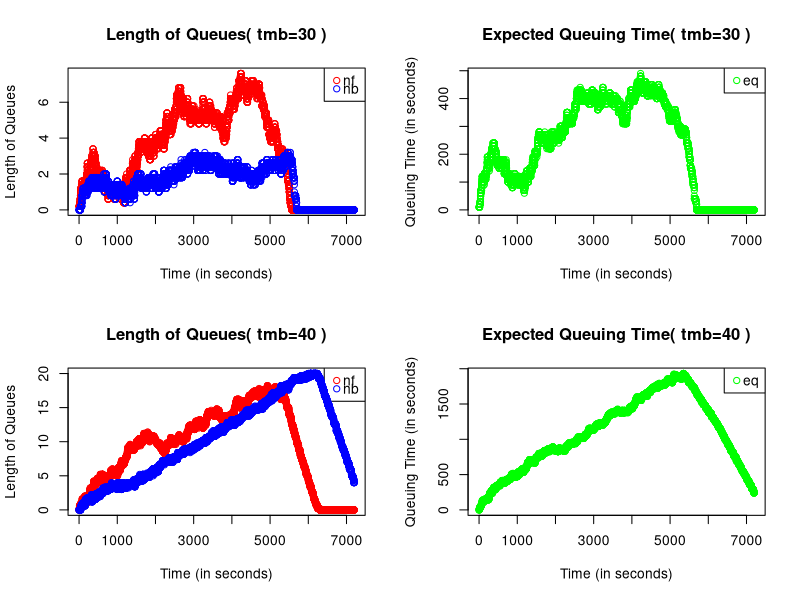

Here is the R script that generated this plot:
##########################################
#  Simulation of passport control queues #
##########################################


# Members and Contribution Breakdown

# Joint contribution: Set up initial plan of the code and agree to the outputs for each section

# Yinjia Chen (S2320995) | Main developer of qsim model; sub-validator 1 of comments
# Yiwen Xing (S2530703)  | Main developer of plot_qsim model; sub-developer 2 of qsim model; sub-validator 2 of comments
# Kai Wen Lian (S2593019)| Main validator of all codes and comments; sub-developer 1 of qsim model


# This R code consists of a model that will help simulating the passport
# control queues, particularly on simulating cars moving through French, followed
# by British passport control at a French ferry terminal. The main function used
# for such simulation is named as "qsim".

# Model Assumptions:
# 1. There are no queues at the start of the period, i.e., nf = nb = 0
# 2. Check-in closes 30 mins before departure, i.e., no new arriving cars in the last half an hour of simulation
# 3. There are no extreme events that will affect the output, e.g., system broke down during the process
# 4. The arrival car takes 0 seconds to join the queue
#    - "queue" refers to the French queue at the start and British queue during transmission

# Constants in the qsim model:
# 1. mf is the number of french passport control stations (default: mf=5)
# 2. mb is the number of british passport control stations (default: mb=5)
# 3. maxb is the maximum british queue length (per station) (default: maxb=20)
# 4. a.rate is the probability of a car arriving each second (default: a.rate=0.1)

# Parameters in the qsim model: 
# 1. tf, the processing time for a french station is uniformly distributed between tmf and tmf+trf 
#    (default: tmf=30, trf=40)
# 2. tb, the processing time for a british station is uniformly distributed between tmb and tmb+trb 
#    (default: tmb=30, trb=40)
# # Default simulation parameters: average rate of processing passports by French and British = arrival rate (a.rate)

# For each simulation second, the output should contain:
# 1. nf: the vector of average length of french queues (measured by # cars/mf, length(nf)=7200)
# 2. nb: the vector of average length of british queues (measured by # cars/mb, length(nb)=7200)
# 3. eq: the vector of average expected waiting time for a car at the start of the french queue

# Stages: nf, nb
# We update every second for:
# 1. nf, according to a.rate and whether all british queues have reached its maximum capacity
# 2. nb, according to processing time assigned to each car and the length of British queue

# n is the number of simulated seconds. 
# In this case, we are simulating queues for 2 hours, thus n=7200

# Define "qsim" function
# Parameters are defined as above.
qsim <- function(mf=5, mb=5, a.rate=.1, trb=40, trf=40, tmb=30, tmf=30, maxb=20) {

  # Define "countdown" function
  # Aim to decrease processing times for each car by one second in each loop
  #   if they are greater than zero
  # Parameter used is "remaining processing times".

  countdown <- function(times_left) {

    # extract index of remaining processing times that are greater than zero
    ii <- which(times_left > 0)

    # these times will decrease by one (second)
    times_left[ii] <- times_left[ii] - 1

    # return vector of remaining processing times
    times_left
  }

  # Define "insert_cars" function
  # Aim to determine which queue that an arriving car should join and
  #   to assign processing times if it is the first car for that queue
  # Parameters used are "queuing status in each station", "remaining processing times" and "parameters for uniform distributions".

  insert_cars <- function(queues, times_left, tm, tr) {

    # extract the index of the shortest queue
    ii <- which.min(queues)

    # this queue will increase by one (car)
    queues[ii] <- queues[ii] + 1

    # if that car is the first car in the queue
    if (queues[ii] == 1)

      # assign processing time with the given parameters tm and tr
      times_left[ii] <- sample(tm:(tm + tr), 1)

    # Return outputs in a list of 2;
    # namely "q" for queues in each station and "tl" for remaining processing times
    list(q=queues, tl=times_left)
  }

  # Define "update_stations" function
  # Aim to process the transmission of cars from French to British border.
  # Each queue will have one car less when the process is finished, and if there are
  #   more cars in the following, we will assign processing time to that car.
  # Parameters used are "queuing status in each station", "remaining processing times" and "parameters for uniform distribution".

  update_stations <- function(queues, times_left, ii, tm, tr) {

    # queues at each station will have one car less
    queues[ii] <- queues[ii] - 1

    # extract index of queues that has no cars
    ii_no_car <- which(queues == 0)

    # if there are still cars in the queue, after one car moves out to British border,
    # extract index of the queues with the following cars
    ii_car_follows <- setdiff(ii, ii_no_car)

    # assign processing times for the following cars in the queue
    times_left[ii_car_follows] <- sample(tm:(tm + tr), length(ii_car_follows), replace = TRUE)

    # let the processing times at the index of queues without cars to be "-1"
    times_left[ii_no_car] <- -1

    # return output as lists of "q" for queuing status in each station and "tl" for remaining processing times
    list(q=queues, tl=times_left)
  }

  # Number of simulated seconds
  n <- 2 * 60 * 60 # 7200
  # Number of seconds in the last half an hour
  n_ <- 0.5 * 60 * 60 # 1800

  # determine if there is an arriving car - indicated by "True" or "False"
  car_coming <- runif(n - n_) < a.rate

  # initialise a list of "mf (number of french stations)" numbers, with "-1"
  # "-1" indicates that a station has no cars being process
  # "0" indicates that the processing time for a car is up
  # otherwise it will show the remaining processing time for the first car in the queue
  french.times_left <- rep(-1, mf)

  # initialise a list of "mf" numbers, with "0"
  # this shows the number of cars that are queuing in each station
  french.queues <- rep(0, mf)

  # initialise a list of "mb (number of british stations)" numbers, with "-1"
  # concept is the same as above (see line 134 - 137)
  brit.times_left <- rep(-1, mb)

  # initialise a list of "mb" numbers, with "0"
  # concept is the same as above (see line 141)
  brit.queues <- rep(0, mb)

  # initialise outputs of the model
  nf <- nb <- eq <- rep(0, n)

  for (i in 1:n) { ## loop over seconds

    ## General updates
    # apply countdown func so that processing time for all stations will
    #  decrease by one second in each iteration
    french.times_left <- countdown(french.times_left)
    brit.times_left <- countdown(brit.times_left)

    ## Entering French border

    # if the simulated seconds is within the 1.5 hour timeframe of the control process
    # and there is an arriving car
    if (i < length(car_coming) && car_coming[i]) {

      # apply "insert_cars" function by stating its parameter
      # the outputs are "q" (queuing status in each station) and "tl" (remaining processing times)
      french <- insert_cars(french.queues, french.times_left, tmf, trf)

      # store each output in a new vector
      french.times_left <- french$tl # "tl" (remaining processing times)
      french.queues <- french$q # "q" (queuing status in each station)
    }

    ## Transmission (Moving from French border to British border)

    # determine which cars' processing time is up; extract their index
    # these will be the cars to be removed from french border (and to be moved to british border)
    idx_rmv <- which(french.times_left == 0)

    # if the length of cars to be removed from french queue is not zero and
    #   total cars in all british stations is less than the maximum capacity of the british stations
    # - max capacity is computed by the multiplication of number of british stations (mb)
    #     and maximum of cars in each british station (maxb)
    if (length(idx_rmv) != 0 && sum(brit.queues) < mb * maxb) {

      ## Exit from French border
      # if the total cars moving to british station is not 1
      if (length(idx_rmv) != 1)
        # assign processing times to these cars,
        # where the number of cars depends on the queuing status in the british border,
        # therefore we take the minimum of:
        # 1. the difference between the max capacity in each british stations
        # 2. the total number of cars moving to british stations
        idx_rmv <- sample(idx_rmv, min(mb * maxb - sum(brit.queues), length(idx_rmv)))

      # total number of cars to be removed from french border are the number of cars
      #   that will undergo transmission
      transmit <- length(idx_rmv)

      # apply "update_stations" function by stating its parameters
      # the outputs are "q" (queuing status in each station) and "tl" (remaining processing times)
      french <- update_stations(french.queues, french.times_left, idx_rmv, tmf, trf)

      # store each output in a new vector
      french.times_left <- french$tl # "tl" (remaining processing times)
      french.queues <- french$q # "q" (queuing status in each station)

      ## Entering British border
      for (j in 1:transmit) { ## loop over the number of cars that will undergo transmission

        # apply "insert_cars" function by stating its parameters
        # the outputs are "q" (queuing status in each station) and "tl" (remaining processing times)
        brit <- insert_cars(brit.queues, brit.times_left, tmb, trb)

        # store each output in a new vector
        brit.times_left <- brit$tl # "tl" (remaining processing times)
        brit.queues <- brit$q # "q" (queuing status in each station)
      }
    }

    # determine which cars' processing time is up; extract their index
    # these will be the cars to be removed from british border (and completed their border transmission)
    idx_rmv <- which(brit.times_left == 0)

    ## Exit from British border
    # if the total cars to be removed from british station is not 1
    if (length(idx_rmv) != 0) {

      # apply "update_stations" function by stating its parameters
      # the outputs are "q" (queuing status in each station) and "tl" (remaining processing times)
      brit <- update_stations(brit.queues, brit.times_left, idx_rmv, tmb, trb)

      # store each output in a new vector
      brit.times_left <- brit$tl # "tl" (remaining processing times)
      brit.queues <- brit$q # "q" (queuing status in each station)
    }

    ## Outputs
    # nf and nb are computed by a vector with "mf" and "mb" number of lists
    nf[i] <- mean(french.queues)
    nb[i] <- mean(brit.queues)

    # eq is computed based on the sum of 
    # 1. multiplication of nf and average processing time at each French station
    # 2. multiplication of nb and average processing time at each British station
    eq[i] <- nf[i] * (tmf + trf / 2) + nb[i] * (tmb + trb / 2)
  }

  # Print the outputs as vectors
  list(nf=nf, nb=nb, eq=eq)
}

# Define "plot_qsim" function
# Parameters used are:
# - "res" (results from a model, in this case is the "qsim" model)
# - "params" (text to be inserted)
plot_qsim <- function(res, params) {

  # generate indices of x-axis based on the number of data points in vector "nf"
  x_indices <- seq_along(res$nf)
  # generate limits of the x axis based on the maximum number of data
  x_limit <- length(res$nf) 
  # generate limits of the y axes based on the maximum data in both outputs 
  y_nfb_limit <- max(max(res$nf), max(res$nb))
  y_eq_limit <- max(res$eq)

  ## plot the first output "nf" against the simulated seconds (shown by red dots)
  plot(x_indices, res$nf, col = "red", xlab = "Time (in seconds)", ylab = "Length of Queues",

     # add title 
     main = paste("Length of Queues(", params, ")"),
     # define limits for each axis
     xlim = c(0, x_limit), ylim = c(0, y_nfb_limit))

  # add legend with red representing output "nf" and blue representing output "nb"
  legend("topright", legend = c("nf", "nb"), col = c("red", "blue"),
     # edit size of legend
     pch = 1, x.intersp = 0.5, y.intersp = 0.5)

  # plot the second output "nb" against the simulated seconds (shown by blue dots)
  points(x_indices, res$nb, col="blue")

  # plot the third output "eq" against the simulated seconds (shown by green dots)
  plot(x_indices, res$eq, col = "green", xlab = "Time (in seconds)", ylab = "Queuing Time (in seconds)",
     # add title
     main = paste("Expected Queuing Time(", params, ")"),
     # define limits for each axis
     xlim = c(0, x_limit), ylim = c(0, y_eq_limit))

  # add legend for "eq" plots
  legend("topright", legend = "eq", col = "green", pch = 1, x.intersp = 0.5, y.intersp = 0.5)
}

# Set number of plots to be shown in each row and each column
par(mfrow=c(2, 2))

# apply plot_qsim func to demonstrate a one-time qsim results (nf, nb, and eq) with two plots
# and passes the running parameters in as titles to display (tmb=30)
plot_qsim(qsim(), "tmb=30")

# apply plot_qsim func to demonstrate a one-time qsim results (nf, nb, and eq) with two plots
# and passes the running parameters in as titles to display (tmb=40)
plot_qsim(qsim(tmb=40), "tmb=40")

# initialise empty vector for logical inputs ("True" or "False")
failed <- logical(100)

for (i in 1:100) { ## loop model for 100 simulations
  res <- qsim(tmb=40)
  # compute the number of cars failed to cross the border at the last simulated second
  # this is found by determining whether the
  #   sum of the last item in vector "nf" and vector "nb" not equal to 0
  failed[i] <- res$nf[length(res$nf)] + res$nb[length(res$nb)] != 0
}

# Probability of  at least one car missing the ferry departure 
# (i.e. still being in the queue at the end of the simulation) is given by: 
prob <- mean(failed)
cat(paste("The probability of at least one car missing the ferry departure is", prob))

# Implications of small extra delays in British checking:
# The plots shown above consist of two plots with tmb=30 (by default) and the other two with tmb=40.
# We are comparing the two plots in the first row and those in the second row.
# - When the process at the british border is being delayed slightly, the processing speed in the British border is longer and queues are expected to reach its maximum capacity (maxb) faster (shown by blue plots). 
# - This will eventually impact on the processing speed in the french border as the cars are unable to proceed, causing average length of french queues to increase (shown by the red plots)
# - Therefore, the increase in the processing times in both borders will cause the increase in the expected queuing time (shown by the green plots). 
